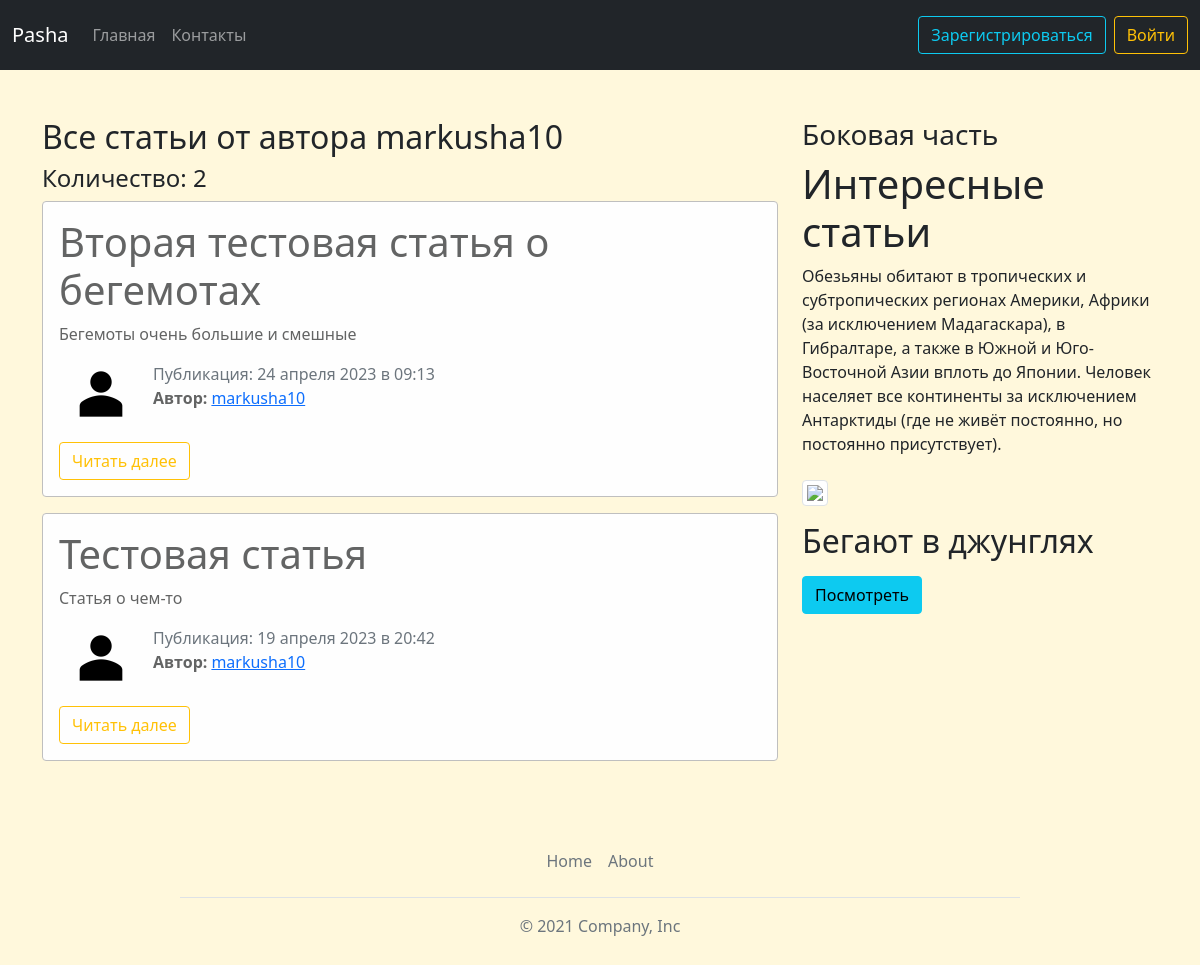
/user/markusha10, run on the app's committed database.
### blog/models.py (models this page shows, shortened)
class News(models.Model):
    title = models.CharField("Название статьи", max_length=100)
    text = models.TextField("Текст")
    date = models.DateTimeField("Дата", default=timezone.now)
    avtor = models.ForeignKey(User, verbose_name="Автор", on_delete=models.CASCADE)
    views = models.IntegerField("Просmотры", default=1)
    class Meta:
        verbose_name = "Новость"
        verbose_name_plural = "Новости"

### users/models.py (models this page shows, shortened)
class Profile(models.Model):
    user = models.OneToOneField(User, verbose_name='Пользователь', on_delete=models.CASCADE)
    img = models.ImageField('Фото пользователя', default='default.png', upload_to='user_images')
    class Meta:
        verbose_name = 'Профиль'
        verbose_name_plural = 'Профили'

### blog/views.py (the view)
# urls.py: path('user/<str:username>', views.UserAllView.as_view(), name='user_news'),
class UserAllView(ListView):
    model = News
    template_name = "blog/user_news.html"
    context_object_name = 'news'
    paginate_by = 4
    def get_queryset(self):
        user = get_object_or_404(User, username=self.kwargs.get("username"))
        return News.objects.filter(avtor=user).order_by("-date")
    def get_context_data(self, **kwards):
        ctx = super(UserAllView, self).get_context_data(**kwards)
        ctx['title'] = f'Статьи от {self.kwargs.get("username")}' #логин вытягивает
        return ctx

### blog/templates/blog/user_news.html (shortened to what this page needs)
{% extends "blog/base.html" %}
{% block content %}
<h2>Все статьи от автора {{ view.kwargs.username }}</h2>
<h4>Количество:  {{ page_obj.paginator.count }}</h4>
  {% for i in news %}
    <div class="alert alert-light">
    <h1>{{i.title}}</h1>
    <p>{{i.text|striptags|truncatechars:100}}</p>
    <div class="row">
      <div class="post">
        <img src="{{ i.avtor.profile.img.url }}" alt="{{ i.avtor }}" class="user_images">
        <div class="post__info">
          <span class="text-muted">Публикация: {{i.date|date:"d E Y в H:i"}}</span>
          {% if i.avtor %}
              <p><b>Aвтор:</b><a href="{% url 'user_news' i.avtor %}" class="m-1">{{ i.avtor }}</a></p>
          {% else %}
              <p>Aвтор:<mark> Pasha</mark></p>
          {% endif %}
        </div>
      </div>
      </div>
      <a href="{% url 'news_detail' i.id %}" class="btn btn-outline-warning mt-3">Читать далее</a>
    </div>
  {% endfor %}
{% endblock %}
{% block aside_block %}
<h3>Боковая часть</h3>
<h1 class = "mt-2">Интересные статьи</h1>
<p>Обезьяны обитают в тропических и субтропических регионах Америки, Африки (за исключением Мадагаскара), в Гибралтаре, а также в Южной и Юго-Восточной Азии вплоть до Японии. Человек населяет все континенты за исключением Антарктиды (где не живёт постоянно, но постоянно присутствует).</p>
<img src="https://upload.wikimedia.org/wikipedia/commons/9/94/Monkey_batu.jpg" class="img-thumbnail mt-2">
<p><h2>Бегают в джунглях</h2></p>
<a href="https://ru.wikipedia.org/wiki/%D0%9E%D0%B1%D0%B5%D0%B7%D1%8C%D1%8F%D0%BD%D1%8B" target = "_blank">
<button class="btn btn-info">Посмотреть</button>
</a>
{% endblock %}

### blog/static/blog/main.css (style rules this page uses)
body { background: cornsilk; }
.alert-light { border-color: #bfbfbf; }
.user_images { width: 64px; height: 64px; border-radius: 50%; margin-right: 20px; margin-left: 10px; }
.post { display: flex; align-items: center; }

### data on the page
News: title "Вторая тестовая статья о бегемотах", text "Бегемоты очень большие и смешные", avtor.profile.img (placeholder picture), date "24 апреля 2023 в 09:13", avtor "markusha10"
News: title "Тестовая статья", text "Статья о чем-то", avtor.profile.img (placeholder picture), date "19 апреля 2023 в 20:42", avtor "markusha10"

### other printed values
{{ view.kwargs.username }} "markusha10"
{{ page_obj.paginator.count }} "2"
